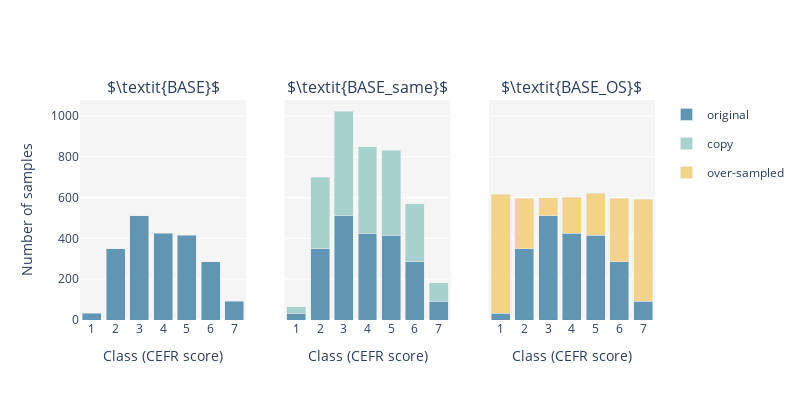

The cell this chart's notebook holds for it:
### Code cell
colour_map = {'original':'#6096B4', 'copy':'#A7D2CB', 'resampled':'#F2D388'}

bar_base = go.Bar(x=base.index, y=base.values, marker=dict(color=colour_map['original']), showlegend=False)
bar_same = px.bar(base_same, x='cefr_mean', y='value', color='variable', 
                  color_discrete_map=colour_map)
bar_os = go.Bar(x=base_os.index, y=base_os.values, marker=dict(color=colour_map['resampled']), name='over-sampled')

fig = make_subplots(rows=1, cols=3, shared_yaxes=True, 
                   subplot_titles=(r'$\textit{BASE}$',r'$\textit{BASE_same}$',r'$\textit{BASE_OS}$'))

fig.add_trace(bar_base, row=1, col=1)
fig.add_traces(bar_same.data, rows=1, cols=2)
fig.add_traces([bar_base, bar_os], rows=1, cols=3)

fig.update_layout(barmode='stack', plot_bgcolor='whitesmoke', yaxis=dict(title='Number of samples'), 
                 width=800, height=400)
fig.update_xaxes(dtick=1, title='Class (CEFR score)')
fig.show()

### Figure 1 — Plotly figure (JSON) as saved in the notebook; plotly's stock layout.template omitted (floating-point values rounded to 4 significant figures)
{"data": [{"marker": {"color": "#6096B4"}, "showlegend": false, "type": "bar", "x": [1, 2, 3, 4, 5, 6, 7], "xaxis": "x", "y": [33, 350, 512, 425, 416, 285, 91], "yaxis": "y"}, {"alignmentgroup": "True", "hovertemplate": "variable=original<br>cefr_mean=%{x}<br>value=%{y}<extra></extra>", "legendgroup": "original", "marker": {"color": "#6096B4", "pattern": {"shape": ""}}, "name": "original", "offsetgroup": "original", "orientation": "v", "showlegend": true, "textposition": "auto", "type": "bar", "x": [1, 2, 3, 4, 5, 6, 7], "xaxis": "x2", "y": [33, 350, 512, 425, 416, 285, 91], "yaxis": "y2"}, {"alignmentgroup": "True", "hovertemplate": "variable=copy<br>cefr_mean=%{x}<br>value=%{y}<extra></extra>", "legendgroup": "copy", "marker": {"color": "#A7D2CB", "pattern": {"shape": ""}}, "name": "copy", "offsetgroup": "copy", "orientation": "v", "showlegend": true, "textposition": "auto", "type": "bar", "x": [1, 2, 3, 4, 5, 6, 7], "xaxis": "x2", "y": [33, 350, 512, 425, 416, 285, 91], "yaxis": "y2"}, {"marker": {"color": "#6096B4"}, "showlegend": false, "type": "bar", "x": [1, 2, 3, 4, 5, 6, 7], "xaxis": "x3", "y": [33, 350, 512, 425, 416, 285, 91], "yaxis": "y3"}, {"marker": {"color": "#F2D388"}, "name": "over-sampled", "type": "bar", "x": [1, 2, 3, 4, 5, 6, 7], "xaxis": "x3", "y": [584, 247, 87, 177, 205, 311, 501], "yaxis": "y3"}], "layout": {"annotations": [{"font": {"size": 16}, "showarrow": false, "text": "$\\textit{BASE}$", "x": 0.1444, "xanchor": "center", "xref": "paper", "y": 1, "yanchor": "bottom", "yref": "paper"}, {"font": {"size": 16}, "showarrow": false, "text": "$\\textit{BASE_same}$", "x": 0.5, "xanchor": "center", "xref": "paper", "y": 1, "yanchor": "bottom", "yref": "paper"}, {"font": {"size": 16}, "showarrow": false, "text": "$\\textit{BASE_OS}$", "x": 0.8556, "xanchor": "center", "xref": "paper", "y": 1, "yanchor": "bottom", "yref": "paper"}], "barmode": "stack", "height": 400, "plot_bgcolor": "whitesmoke", "width": 800, "xaxis": {"anchor": "y", "domain": [0, 0.2889], "dtick": 1, "title": {"text": "Class (CEFR score)"}}, "xaxis2": {"anchor": "y2", "domain": [0.3556, 0.6444], "dtick": 1, "title": {"text": "Class (CEFR score)"}}, "xaxis3": {"anchor": "y3", "domain": [0.7111, 1], "dtick": 1, "title": {"text": "Class (CEFR score)"}}, "yaxis": {"anchor": "x", "domain": [0, 1], "title": {"text": "Number of samples"}}, "yaxis2": {"anchor": "x2", "domain": [0, 1], "matches": "y", "showticklabels": false}, "yaxis3": {"anchor": "x3", "domain": [0, 1], "matches": "y", "showticklabels": false}}}
